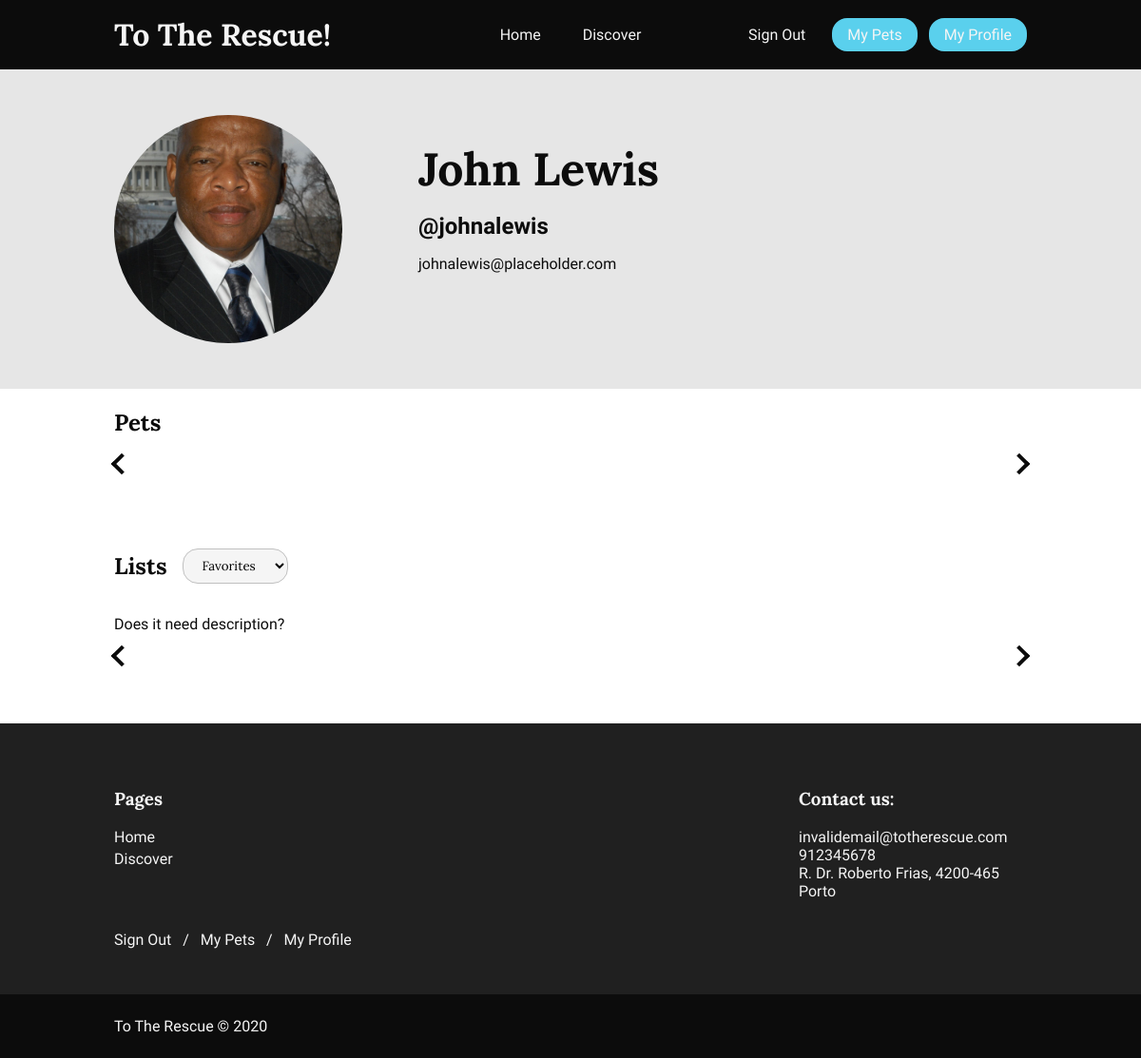
The page /user/johnalewis (signed in) on the database its author committed.
### tables this page shows
CREATE TABLE User (
    id INTEGER PRIMARY KEY, -- Used for photos on usersProfilePictures folder
    name TEXT NOT NULL CHECK (length(name) >= 1 AND length(name) <= 40),
    username TEXT NOT NULL UNIQUE CHECK (length(username) >= 5 AND length(username) <= 15),
    password TEXT NOT NULL,
    birthdate DATE NOT NULL,
    mail TEXT NOT NULL UNIQUE CHECK (mail LIKE '%@%'),
    description TEXT CHECK (length(description) <= 300)
);

CREATE TABLE List (
    id INTEGER PRIMARY KEY,
    title TEXT NOT NULL CHECK (length(title) >= 1 AND length(title) <= 20),
    description TEXT NOT NULL,
    public BOOLEAN NOT NULL,
    userId INTEGER NOT NULL REFERENCES User ON DELETE CASCADE
);

### control/router.php (called while the page is built, shortened)
<?php
function handle() {
    $req = "";
    if (php_sapi_name() == 'cli-server') {
        $req = parse_url($_SERVER["REQUEST_URI"], PHP_URL_PATH);
        $req = $req != "/" ? substr($req, 1, strlen($req)-1) : "index";
        if (file_exists($_SERVER['DOCUMENT_ROOT'].'/'.$req)) {
            return false;
        }
    } else {
        $req = isset($_GET['req']) ? $_GET['req'] : "index";
    }
    hitTarget(findTarget($req));
    return true;
}
function findTarget($req) {
    $routes = json_decode(file_get_contents('control/routes.json'));
    $reqParts = explode("/", $req);
    $target = null;
    foreach($routes as $route => $currentTarget) {
        $routeParts = explode("/", $route);
        if (sizeof($reqParts) === sizeof($routeParts)) {
            $inputVars = array();
            $foundMatch = true;
            foreach($routeParts as $i => $part) {
                if ($part[0] === ':') {
                    $inputVars[substr($part, 1, strlen($part)-1)] = $reqParts[$i];
                } else if ($part !== $reqParts[$i]) {
                    $foundMatch = false;
                    break;
                }
            }
            if ($foundMatch) {
                $target = $currentTarget;
                break;
            }
        }
    }
    return $target;
}
function hitTarget($target) {
    hitDestination($target->destination);
}
function hitDestination($destination) {
    require_once($destination);
}
?>

### index.php (called while the page is built, shortened)
<?php
require_once(dirname(__FILE__)."/control/router.php");
if (!Router\handle()) return false;
?>

### control/db.php (called while the page is built, shortened)
<?php
  class Database {
    private static $instance = NULL;
    private function __construct() {
      $this->db = new PDO('sqlite:'.dirname(__FILE__).'/../database/toTheRescue.db');
      $this->db->setAttribute(PDO::ATTR_DEFAULT_FETCH_MODE, PDO::FETCH_ASSOC);
      $this->db->setAttribute(PDO::ATTR_ERRMODE, PDO::ERRMODE_EXCEPTION);
      $this->db->query('PRAGMA foreign_keys = ON');
    }
    public static function db() {
        return self::instance()->db;
    }
    static function instance() {
      if (NULL == self::$instance) {
        self::$instance = new Database();
      }
      return self::$instance;
    }
  }
?>

### control/api/user.php (called while the page is built, shortened)
<?php
function getUserByUsername($username) {
    $stmt = Database::db()->prepare("SELECT * FROM User WHERE username = :username");
    $stmt->bindParam(':username', $username);
    $stmt->execute();
    $user = $stmt->fetch();
    $splittedName = explode(' ', $user['name']);
    $user['shortName'] = sizeof($splittedName) > 1 ? $splittedName[0]." ".$splittedName[sizeof($splittedName)-1] : $user['name'];
    return $user;
}
function getUserLists($userId){
    $db = Database::instance()->db();
    $stmt = $db->prepare('SELECT * FROM List WHERE userId=?');
    $stmt->execute(array($userId));
    return $stmt->fetchAll();
}

### control/session.php (called while the page is built, shortened)
<?php
function getAuthenticatedUser() {
    return API\getUserByUsername($_SESSION['username']);
}
function isAuthenticated(){
    return isset($_SESSION['username']);
}
?>

### pages/profile.php (the view, shortened to what this page needs)
<?php
require_once(dirname(__FILE__)."/../control/api/user.php");
$user = API\getUserByUsername($GLOBALS['username']);
require_once(dirname(__FILE__) . "/../templates/common/header.php");
$authenticatedUser = Session\getAuthenticatedUser();
require_once(dirname(__FILE__) . "/../templates/profile/profile_header.php");
$userLists = API\getUserLists($user['id']);
?>
<section id="userPets" class="petlist">
    <header><h2>Pets</h2></header>
    <div class="petGrid">
        <div class="arrow left"></div>
        <div class="arrow right"></div>
    </div>
</section>
<section id="userList" class="petlist">
    <div class="simple-2column-grid">
        <div id="select">
        <header><h2>Lists</h2></header>
            <select name="list" id="listSelect">
                <?php
                foreach($userLists as $userList) {
                    if (($authenticatedUser && $authenticatedUser['username'] == $user['username'])
                        || ($userList['public'] == 1)) {
                ?>
                    <option value="<?=htmlentities($userList['id'])?>"><?=htmlentities($userList['title'])?></option>
                <?php
                    }
                }
                ?>
            </select>
        </div>
    </div>
    <div id="lists">
        <?php
        $listAmount = sizeof($userLists);
        if ($user['username'] != $authenticatedUser['username']) {
            $listAmount = 0;
            foreach($userLists as $userList) {
                if ($userList['public']) $listAmount++;
            }
        }
        if ($listAmount != 0) {
            foreach($userLists as $userList){
                if (($authenticatedUser && $user['username'] == $authenticatedUser['username'])
                        || ($userList['public'] == 1)) {
            ?>
                <div class="list" data-id="<?=htmlentities($userList['id'])?>">
                    <p> <?=htmlentities($userList['description'])?> </p>
                    <div class="petGrid" >
                        <div class="arrow left"></div>
                        <div class="arrow right"></div>
                    </div>
                </div>
            <?php
                }
            }
        } else { ?>
            <p>@<?=htmlentities($user['username'])?> has no <?=$user['username'] != $authenticatedUser['username'] ? 'public' : ''?> lists.</p>
        <?php } ?>
    </div>
</section>
<?php
require_once(dirname(__FILE__) . "/../templates/common/footer.php");
?>

### templates/profile/profile_header.php (shortened to what this page needs)
<section class="profileHeader">
    <div style="background-image: url(<?= '../images/user_profile_pictures/' . $user['id'] . '.jpg' ?>);"> </div>
    <div>
        <header>
            <div class="textButtonPair">
                <div id="name">
                    <h3><?=htmlentities($user['name'])?></h3>
                </div>
            </div>
            <div class="textButtonPair">
                <div id="username">
                    <strong><?=htmlentities($user['username']) ?></strong>
                </div>
            </div>
            <div class="textButtonPair">
                <div id="mail">
                    <p><?=htmlentities($user['mail']) ?></p>
                </div>
            </div>
        </header>
        <div class="textButtonPair" id="bioSection">
            <div id="bio">
            </div>
        </div>
    <?php
    if (Session\isAuthenticated() && $user['username'] == Session\getAuthenticatedUser()['username']) {
    ?>
        <footer>
            <input type="checkbox" id="editProfile"/>
            <label for="editProfile" id="editProfileLabel">
                <a class="simpleButton contrastButton">Edit Profile</a>
            </label>
        </footer>
    <?php
    }
    ?>
    </div>
</section>

### rows shown on the page
user: name "John Lewis", username "johnalewis", mail "johnalewis@placeholder.com"
list: description "Does it need description?"

### other values the page prints
form field list "Favorites"
